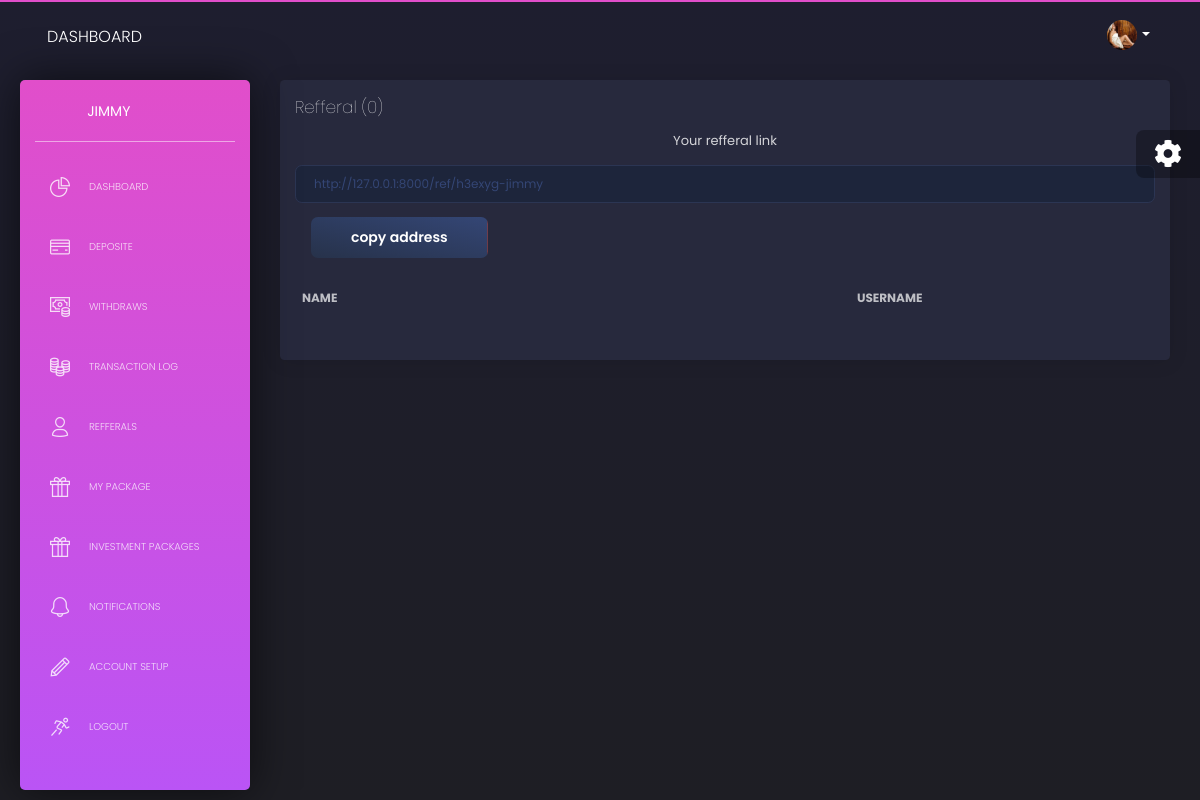
The page /referral/ (signed in) on the database its author committed.
### panel/models.py (models this page shows, shortened)
class Investors(AbstractBaseUser):
	email       = models.EmailField(verbose_name='email', max_length=60, unique=True )
	username    = models.CharField(max_length=30, unique=True)
	full_name    = models.CharField(max_length=30 ,blank=True, null= True)
	date_joined = models.DateTimeField(verbose_name='date joined', auto_now_add=True)
	last_login  = models.DateTimeField(verbose_name='last login', auto_now=True)
	is_admin    = models.BooleanField(default=False)
	is_staff    = models.BooleanField(default=False)
	is_active   = models.BooleanField(default=True)
	is_superuser = models.BooleanField(default=False)
	profile_image = models.ImageField(blank=True, null=True, default='logo-small.png', upload_to='profile')
	phone = models.CharField(max_length=60, blank=True, null=True)
	wallet_id = models.CharField(max_length=60, blank=True, null=True)
	ref_code = models.CharField(max_length=60, blank=True, null=True, unique=True)
	refferal = models.IntegerField(default=0)
	balance = models.IntegerField(default=0)
	package = models.ForeignKey('Packages', on_delete  = models.CASCADE,blank=True,null=True)
	USERNAME_FIELD = 'email'
	REQUIRED_FIELDS = ['username']
	objects = MyAccountManager()
	class Meta:
			ordering = ['-date_joined']

### btc/views.py (the view)
# urls.py: path('referral/', views.account_refferal, name='account_refferal'),
@login_required
def account_refferal(request):
	user = request.user
	ref = RefferalProfile.objects.get(user=user)
	my_recs = ref.recom_profies()
	return render(request, 'userstemplate/refferal.html',{"my_recs":my_recs})

### panel/models.py (called while the page is built)
	def recom_profies(self):
		qs = RefferalProfile.objects.all()
		my_rec = []
		for profile in qs:
			if profile.recommended_by == self.user:
				my_rec.append(profile)
		return my_rec

### templates/userstemplate/refferal.html (shortened to what this page needs)
{% extends "userstemplate/layouts/base.html" %}
{% load static %}
{% block content %}
<div class="row">
  <div class="col-md-12">
    <div class="card ">
      <div class="card-header">
        <h4 class="card-title"> Refferal ({{ user.refferal }})</h4>
        <div class="form-group">
          <h5 class="text-center" for="btc">Your refferal link</h5>
          <input id="myInput" type="text" id="btc" class="form-control" value="http://127.0.0.1:8000/ref/{{ user.ref_code }}  " readonly>
      </div>
      <div class="col-md-3">
        <button onclick="myFunction()" onmouseout="outFunc()" style="background-color: #ff3300;" type="submit" name="copy" class="btn btn-fill">
            <span class="tooltiptext" id="myTooltip">copy address</span></button>
      </div>
      </div>
      <div class="card-body">
        <div class="table-responsive">
          <table class="table tablesorter " id="">
            <thead class=" text-primary">
              <tr>
                <th>
                 Name
                </th>
                <th class="text-center">
                  Username
                </th>
              </tr>
            </thead>
          </table>
        </div>
      </div>
    </div>
  </div>
</div>
{% endblock content %}

### templates/userstemplate/includes/sidebar.html (shortened to what this page needs)
    <div class="sidebar">
      <div class="sidebar-wrapper">
        <div class="logo">
          <a
             href="#" class="simple-text logo-mini">
          </a>
          <a
             href="{% url 'account' %}" class="simple-text logo-normal">
            {{ user.username }}
          </a>
        </div>
        <ul class="nav">
        {% if request.user.is_authenticated %}
          <li class="{% if 'index' in segment %} active {% endif %} ">
            <a href="{% url 'account' %}">
              <i class="tim-icons icon-chart-pie-36"></i>
              <p>Dashboard</p>
            </a>
          </li>
          <li class="{% if 'icons' in segment %} active {% endif %}">
            <a href="{% url 'deposite' %}">
              <i class="tim-icons icon-credit-card"></i>
              <p>Deposite</p>
            </a>
          </li>
          <li class="{% if 'Withdraws' in segment %} active {% endif %}">
            <a href="{% url 'withdraw' %}">
              <i class="tim-icons icon-money-coins"></i>
              <p>Withdraws</p>
            </a>
          </li>
          <li class="{% if 'Transaction' in segment %} active {% endif %}">
            <a href="{% url 'tranfer_log' %}">
              <i class="tim-icons icon-coins"></i>
              <p>Transaction log</p>
            </a>
          </li>
          <li class="{% if 'page-user' in segment %} active {% endif %}">
            <a href="{% url 'account_refferal' %}">
              <i class="tim-icons icon-single-02"></i>
              <p>Refferals</p>
            </a>
          </li>
          <li class="{% if 'packages' in segment %} active {% endif %}">
            <a href="{% url 'my-packages' %}">
              <i class="tim-icons icon-gift-2"></i>
              <p>my package</p>
            </a>
          </li>
          <li class="{% if 'tables' in segment %} active {% endif %}">
            <a href="{% url 'packages' %}">
              <i class="tim-icons icon-gift-2"></i>
              <p>Investment  packages</p>
            </a>
          </li>
          <li class="{% if 'rtl-support' in segment %} active {% endif %}">
            <a href="{% url 'notification' %}">
              <i class="tim-icons icon-bell-55"></i>
              <p>Notifications</p>
            </a>
          </li>
          <li class="{% if 'rtl-support' in segment %} active {% endif %}">
            <a href="{% url 'account-setup' %}">
              <i class="tim-icons icon-pencil"></i>
              <p>Account setup</p>
            </a>
          </li>
          <li>
            <a href="{% url 'logout' %}" >
              <i class="tim-icons icon-user-run"></i>
              <p>Logout</p>
            </a>
          </li>
          {% endif %}
        </ul>
      </div>
    </div>

### templates/userstemplate/includes/navigation.html (shortened to what this page needs)
{% load static %}
      <nav style="background-color: rgb(0, 0, 255);" class="navbar navbar-expand-lg navbar-absolute navbar-transparent">
        <div class="container-fluid">
          <div class="navbar-wrapper">
            <a class="navbar-brand" href="javascript:void(0)">Dashboard</a>
          </div>
          <div class="collapse navbar-collapse" id="navigation">
            {% if user.is_authenticated %}
            <ul class="navbar-nav ml-auto">
              <li class="dropdown nav-item">
                <a href="#" class="dropdown-toggle nav-link" data-toggle="dropdown">
                  <div class="photo">
                    <img src="{{ user.profile_image.url }}" alt="Profile Photo">
                  </div>
                  <b class="caret d-none d-lg-block d-xl-block"></b>
                </a>
              </li>
            </ul>
            {% endif %}
          </div>
        </div>
      </nav>

### rows shown on the page
Investors: username "JIMMY", profile_image (picture), refferal "0", ref_code "http://127.0.0.1:8000/ref/h3exyg-jimmy"
